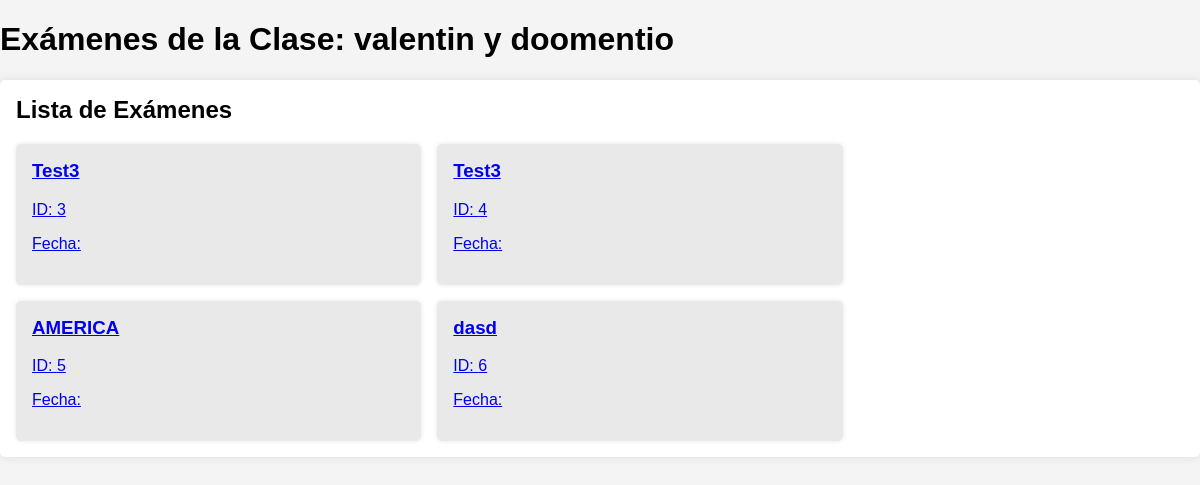
Page /auth/listaex/9/ on the committed database.
### miapp/models.py (models this page shows, shortened)
class Clase(models.Model):
    nombre = models.CharField(max_length=60)
    profile = models.ForeignKey(Profile, related_name='clases', on_delete=models.CASCADE)

class Examen(models.Model):
    nombre = models.CharField(max_length=255)
    pags=models.IntegerField()
    num_preguntas = models.IntegerField()
    preguntas_y_respuestas = models.TextField()
    maestro=models.ForeignKey(Profile,related_name='examenes',on_delete=models.CASCADE)
    clase = models.ForeignKey(Clase, related_name="clase", on_delete=models.CASCADE, null=True, blank=True)

### miapp/views.py (the view)
# urls.py: path('auth/listaex/<int:clase_id>/', views.listaex, name='listaex'),
def listaex(request, clase_id):
    clase = get_object_or_404(Clase, id=clase_id)
    examenes = Examen.objects.filter(clase=clase)
    return render(request, 'auth/lista_examenes.html', {'clase': clase, 'examenes': examenes})

### miapp/templates/auth/lista_examenes.html (shortened to what this page needs)
{% load static %}
<!DOCTYPE html>
<html lang="en">
<head>
    <link rel="stylesheet" href="{% static 'styles.css' %}">
</head>
<body>
    <header>
        <h1>Exámenes de la Clase: {{ clase.nombre }}</h1>
    </header>
    <main>
        <section class="exam-list">
            <h2>Lista de Exámenes</h2>
            <div class="exams">
                {% for examen in examenes %}
                <a href="{% url 'camera' clase.id examen.id %}" class="exam-block">
                    <h3>{{ examen.nombre }}</h3>
                    <p>ID: {{ examen.id }}</p>
                    <p>Fecha: {{ examen.fecha }}</p>
                </a>
                {% endfor %}
            </div>
        </section>
    </main>
</body>
</html>

### miapp/static/styles.css (style rules this page uses)
body { margin: 0; padding: 0; font-family: Arial, sans-serif; background-color: #f4f4f4; }
.exam-list { background-color: #fff; padding: 1rem; border-radius: 5px; box-shadow: 0 0 10px rgba(0, 0, 0, 0.1); }
.exam-list h2 { margin-top: 0; }
.exams { display: flex; flex-wrap: wrap; gap: 1rem; }
.exam-block { background-color: #e9e9e9; padding: 1rem; border-radius: 5px; width: calc(33.333% - 1rem); box-shadow: 0 0 5px rgba(0, 0, 0, 0.1); }
.exam-block h3 { margin-top: 0; }

### rows in the picture
Clase: nombre "valentin y doomentio"
Examen: nombre "Test3", id "3"
Examen: nombre "Test3", id "4"
Examen: nombre "AMERICA", id "5"
Examen: nombre "dasd", id "6"
